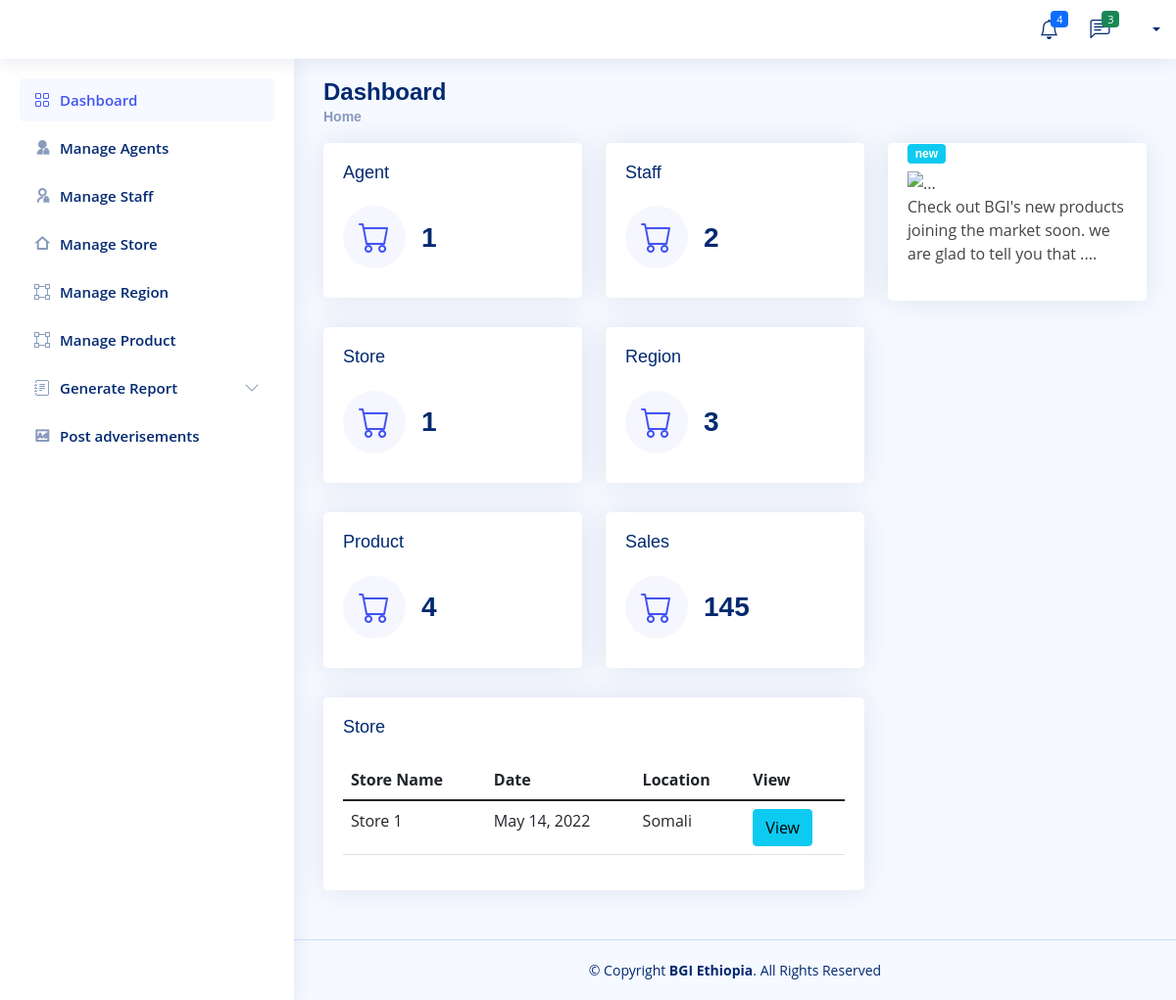
The page /BGI/store_dashboard on the database as committed earlier.
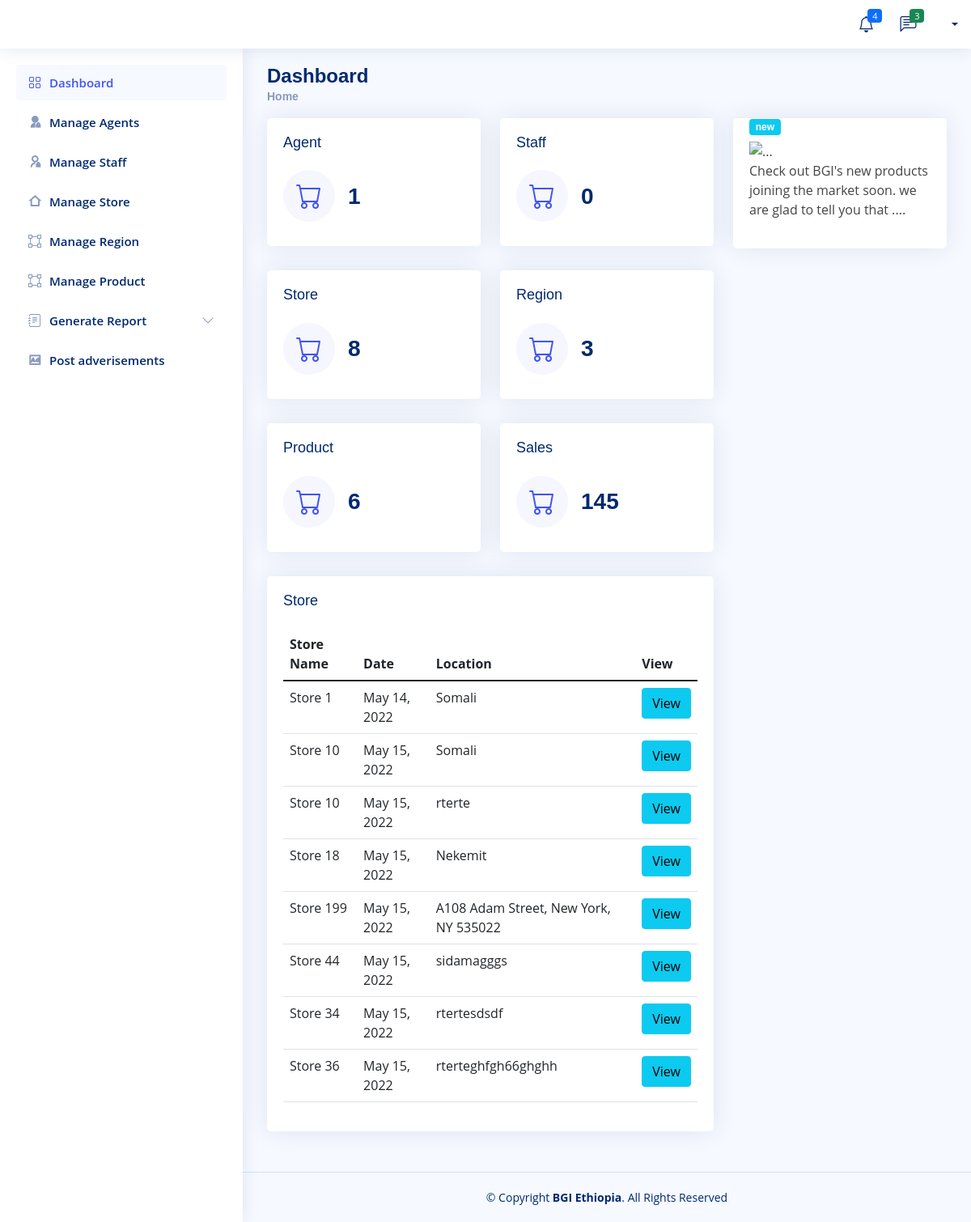
The same page on the database as committed later.
### Company/models.py (models this page shows, shortened)
class Company_Store(models.Model):
    Store_Name = models.CharField(max_length=200, null=True)
    Address = models.CharField(max_length=200, null=True)
    date_created = models.DateField(auto_now_add=True, null=True)

### Company/views.py (the view)
# urls.py: path('store_dashboard',views.store_dashboard,name="dashbord-store"),
def store_dashboard(request):
    all_agent = Agent.objects.all()
    S_staff = Company_Store_Manager.objects.all()
    F_staff = Finance_Manager.objects.all()
    total_agent = all_agent.count()
    tottal_staff = S_staff.count() + F_staff.count()
    all_store = Company_Store.objects.all()
    tottal_store = all_store.count()
    all_region = Region.objects.all()
    tottal_region = all_region.count()
    all_product = Product.objects.all()
    tottal_product = all_product.count()
    staff_finance_manager = Finance_Manager.objects.all()
    staff_company_store_manager = Company_Store_Manager.objects.all()
    context = {
        'all_agent' : all_agent,
        'total_agent' :total_agent,
        'tottal_staff' : tottal_staff,
        'all_store' :all_store,
        'tottal_store' : tottal_store,
        'tottal_region': tottal_region,
        'tottal_product' : tottal_product,
        'all_product':all_product,
        'staff_finance_manager' :staff_finance_manager,
        'staff_company_store_manager':staff_company_store_manager,
    }
    return render(request,'Company/dashboard/store.html',context)

### Templates/Company/dashboard/store.html
  {% extends 'Company/dashboard/admin.html'%}
  {% block admin%}
                <div class="card-body">
                    <h5 class="card-title">Store</h5>
                  <table class="table datatable">
                    <thead>
                      <tr>
                        <th scope="col">Store Name</th>
                        <th scope="col">Date</th>
                        <th scope="col">Location</th>
                        <th scope="col">View</th>
                      </tr>
                    </thead>
                    <tbody>
                   {% for store in all_store %}
                      <tr>
                        <td>{{store.Store_Name}}</td>
                        <td>{{store.date_created}}</td>
                        <td>{{store.Address}}</td>
                        <td>  <a href="{% url 'store_detile' store.id %}" class="btn btn-info">View</a></td>
                      </tr>
                  {% endfor %}
                    </tbody>
                  </table>
              </div>
  {% endblock %}

Rows that differ between the two databases and show on the page:
added Company_Store: Store_Name "Store 10", date_created "May 15, 2022", Address "Somali"
added Company_Store: Store_Name "Store 10", date_created "May 15, 2022", Address "rterte"
added Company_Store: Store_Name "Store 18", date_created "May 15, 2022", Address "Nekemit"
added Company_Store: Store_Name "Store 199", date_created "May 15, 2022", Address "A108 Adam Street, New York, NY 535022"
added Company_Store: Store_Name "Store 44", date_created "May 15, 2022", Address "sidamagggs"
added Company_Store: Store_Name "Store 34", date_created "May 15, 2022", Address "rtertesdsdf"
added Company_Store: Store_Name "Store 36", date_created "May 15, 2022", Address "rterteghfgh66ghghh"
Other text that changed with them:
{{ tottal_staff }}: "2" → "0"
{{ tottal_store }}: "1" → "8"
{{ tottal_product }}: "4" → "6"
